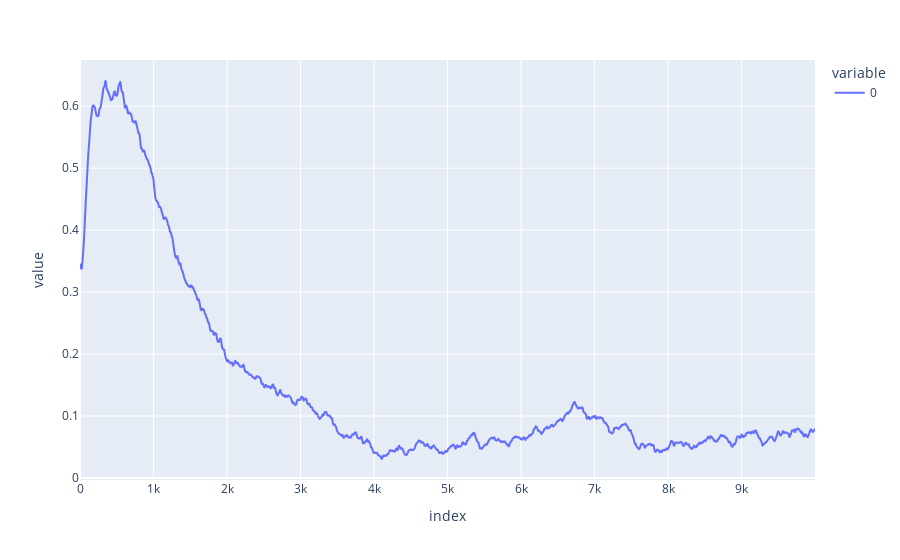
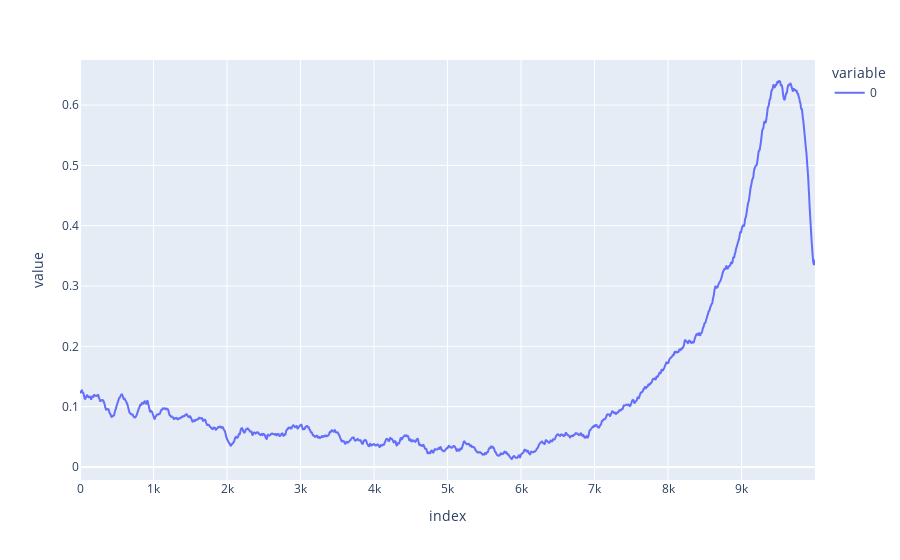

Write notebook code for charts like these, in order.
### Code cell
fig = pltxpr.line(cross_corr[:10000])
fig.show()

fig = pltxpr.line(cross_corr[-10000:])
fig.show()

### Figure 1 — Plotly figure (JSON) as saved in the notebook; plotly's stock layout.template omitted (floating-point values rounded to 4 significant figures; data arrays with more than 128 entries replaced by an {"elided": "..."} marker saying what was removed)
{"data": [{"hovertemplate": "variable=0<br>index=%{x}<br>value=%{y}<extra></extra>", "legendgroup": "0", "line": {"color": "#636efa", "dash": "solid"}, "mode": "lines", "name": "0", "showlegend": true, "type": "scattergl", "x": {"elided": "10000 int values"}, "xaxis": "x", "y": {"elided": "10000 float values"}, "yaxis": "y"}], "layout": {"legend": {"title": {"text": "variable"}, "tracegroupgap": 0}, "margin": {"t": 60}, "xaxis": {"anchor": "y", "domain": [0, 1], "title": {"text": "index"}}, "yaxis": {"anchor": "x", "domain": [0, 1], "title": {"text": "value"}}}}

### Figure 2 — Plotly figure (JSON) as saved in the notebook; plotly's stock layout.template omitted (floating-point values rounded to 4 significant figures; data arrays with more than 128 entries replaced by an {"elided": "..."} marker saying what was removed)
{"data": [{"hovertemplate": "variable=0<br>index=%{x}<br>value=%{y}<extra></extra>", "legendgroup": "0", "line": {"color": "#636efa", "dash": "solid"}, "mode": "lines", "name": "0", "showlegend": true, "type": "scattergl", "x": {"elided": "10000 int values"}, "xaxis": "x", "y": {"elided": "10000 float values"}, "yaxis": "y"}], "layout": {"legend": {"title": {"text": "variable"}, "tracegroupgap": 0}, "margin": {"t": 60}, "xaxis": {"anchor": "y", "domain": [0, 1], "title": {"text": "index"}}, "yaxis": {"anchor": "x", "domain": [0, 1], "title": {"text": "value"}}}}
